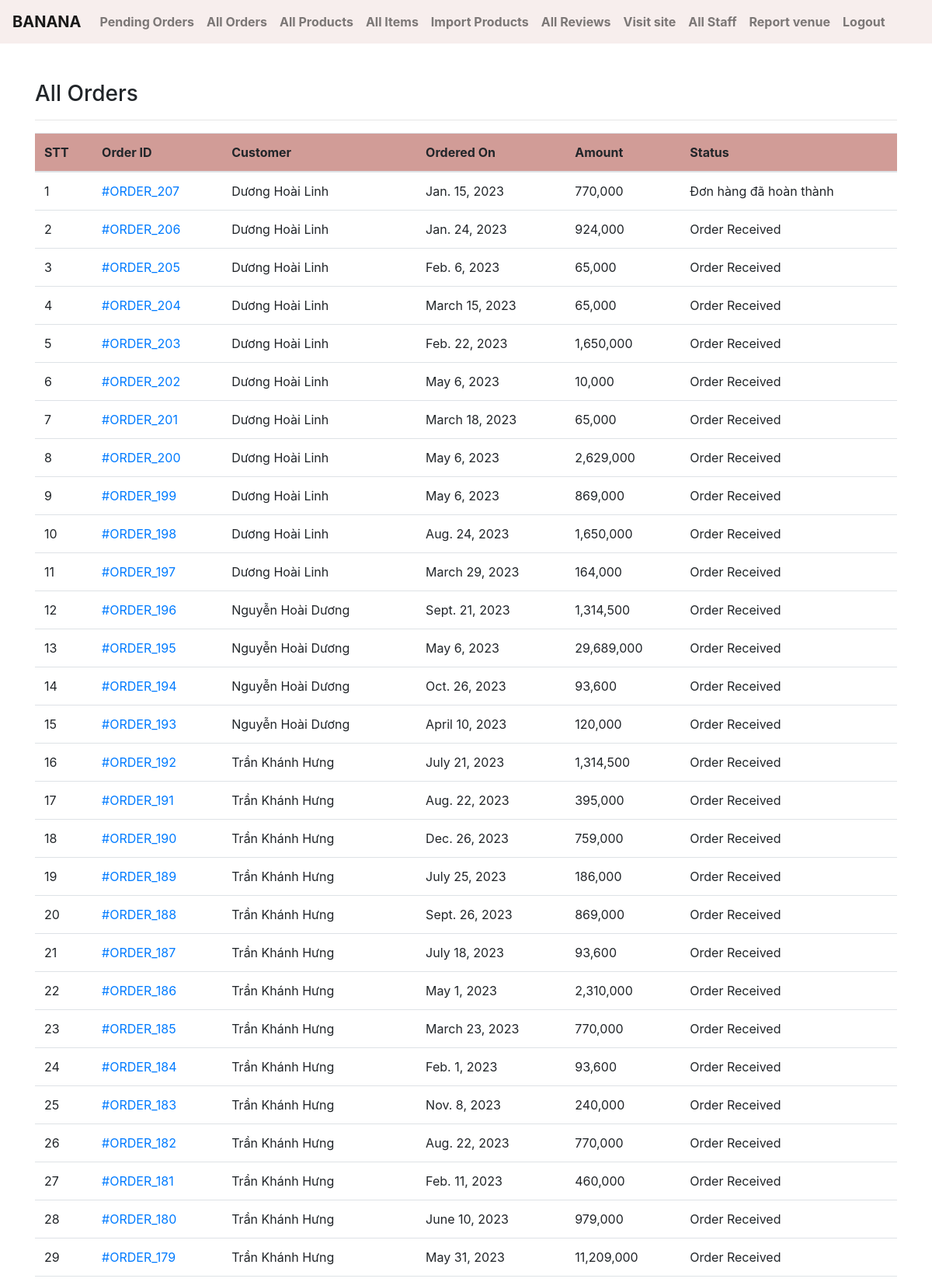
Page /admin-all-orders/ (signed in, upper part) on the committed database.
### ecomapp/models.py (models this page shows, shortened)
class Order(models.Model):
    id = models.AutoField(db_column='ID', primary_key=True)  # Field name made lowercase.
    paymentid = models.ForeignKey('Payment', models.CASCADE, db_column='PaymentID')  # Field name made lowercase.
    customerid = models.ForeignKey(Customer, models.CASCADE, db_column='CustomerID')  # Field name made lowercase.
    shippingaddressid = models.ForeignKey('Shippingaddress', models.CASCADE, db_column='ShippingAddressID',blank=True, null=True)
    time = models.DateField(db_column='Time', blank=True, null=True)  # Field name made lowercase.
    status = models.CharField(db_column='Status', max_length=255, blank=True, null=True)  # Field name made lowercase.
    date_shipping = models.DateField(db_column='DateShipping', blank=True, null=True)
    delayshipnote = models.CharField(db_column='DelayShipNote', max_length=255, blank=True, null=True)
    shippingmethod = models.CharField(db_column='ShippingMethod', max_length=255, blank=True, null=True)
    class Meta:
        db_table = 'order'
    @property
    def cost_all_items(self):
        sum = 0
        for orderitem in Orderitem.objects.filter(orderid__id = self.id):
            sum += orderitem.count * orderitem.itemid.price
        return sum
    @property
    def cost_shipping(self):
        costship = 0
        if self.cost_all_items >= 500000:
            costship  = 0
        else:
            if self.shippingmethod =='Fast':
                costship  = 20000
            elif self.shippingmethod =='Normal':
                costship =  10000
        return costship
    @property
    def total(self):
        sum = self.cost_all_items+ self.cost_shipping
        return sum

class Customer(models.Model):
        id = models.AutoField(db_column='ID', primary_key=True)  # Field name made lowercase.
        userid = models.OneToOneField("Users", models.CASCADE, db_column='CustomerID', blank=True, null=True)
        typecustomer = models.CharField(db_column='TypeCustomer', max_length=255, blank=True, null=True)
        class Meta:
            db_table = 'customer'

class Users(models.Model):
    id = models.AutoField(db_column='ID', primary_key=True)  # Field name made lowercase.
    dateofbirth = models.DateField(db_column='DateOfBirth', blank=True, null=True)  # Field name made lowercase.
    gender = models.CharField(db_column='Gender', max_length=255, blank=True, null=True)  # Field name made lowercase.
    accountid = models.OneToOneField('Account', models.CASCADE, db_column='AccountID', blank=True, null=True)
    contactinfoid = models.OneToOneField('ContactInfo', models.CASCADE, db_column='ContactInfoID', blank=True, null=True)
    fullnameid = models.OneToOneField('FullName', models.CASCADE, db_column='FullNameID', blank=True, null=True)
    addressid = models.OneToOneField('Address', models.CASCADE, db_column='AddressID', blank=True, null=True)
    is_active = models.BooleanField(db_column='IsAcitve', default= True)
    class Meta:
        db_table = 'users'

class Fullname(models.Model):
    id = models.AutoField(db_column='ID', primary_key=True)  # Field name made lowercase.
    firstname = models.CharField(db_column='FirstName', max_length=255, blank=True, null=True)  # Field name made lowercase.
    middlename = models.CharField(db_column='MiddleName', max_length=255, blank=True, null=True)  # Field name made lowercase.
    lastname = models.CharField(db_column='LastName', max_length=255, blank=True, null=True)  # Field name made lowercase.
    class Meta:
        db_table = 'fullname'
    @property
    def fullname(self):
        return f"{self.firstname} {self.middlename} {self.lastname}"

class Orderitem(models.Model):
    id = models.AutoField(db_column='ID', primary_key=True)
    orderid = models.ForeignKey("Order", models.CASCADE, db_column='OrderID')  # Field name made lowercase.
    count = models.IntegerField(blank=True, null=True)
    itemid = models.ForeignKey(Item, models.CASCADE, db_column='ItemID')  # Field name made lowercase.
    class Meta:
        db_table = 'orderitem'

class Item(models.Model):
    id = models.AutoField(db_column='ID', primary_key=True)  # Field name made lowercase.
    productid = models.ForeignKey('Product', models.CASCADE, db_column='ProductID')  # Field name made lowercase.
    price = models.IntegerField(db_column='Price', blank=True, null=True)  # Field name made lowercase.
    description = models.CharField(db_column='Description', max_length=2000, blank=True, null=True)  # Field name made lowercase.
    slug = models.SlugField(unique=True)
    image = models.ImageField(upload_to="products/images/")
    isUpload = models.BooleanField(default=False)
    class Meta:
        db_table = 'item'

### ecomapp/views.py (the view)
# urls.py: path("admin-all-orders/", AdminOrderListView.as_view(), name="adminorderlist"),
class AdminOrderListView(AdminRequiredMixin, ListView):
    template_name = "adminpages/adminorderlist.html"
    queryset = Order.objects.all().order_by("-id")
    context_object_name = "allorders"

### ecomapp/views.py (called while the page is built)
    def dispatch(self, request, *args, **kwargs):
        if request.user.is_authenticated and Staffs.objects.filter(userid__accountid__user = request.user).exists() and Users.objects.filter(accountid__user = request.user, is_active = True).exists():
            pass
        else:
            return redirect("/admin-login/")
        return super().dispatch(request, *args, **kwargs)

### templates/adminpages/adminorderlist.html (shortened to what this page needs)
{% extends 'adminpages/adminbase.html' %}
{% load humanize %}
{% block content %}
    {% if request.user.account.users.staffs.position == "Manager" or  request.user.account.users.staffs.position == "Sale Staff" %}
    <div class="container" style="padding-top: 3rem">
        <div class="row">
            <div class="col-md-12">
                <h3>All Orders</h3><hr>
                <table class="table table-hover">
                    <thead style="background-color: #D19C97">
                        <tr>
                            <th class="align-middle" scope="col">STT</th>
                            <th class="align-middle" scope="col">Order ID </th>
                            <th class="align-middle" scope="col">Customer</th>
                            <th class="align-middle" scope="col">Ordered On</th>
                            <th class="align-middle" scope="col">Amount</th>
                            <th class="align-middle" scope="col">Status</th>
                        </tr>
                    </thead>
                    <tbody>
                        {% for order in allorders %}
                        <tr>
                            <td class="align-middle" scope="row">{{forloop.counter}}</td>
                            <td class="align-middle"><a href="{% url 'ecomapp:adminorderdetail' order.id %}">#ORDER_{{order.id}}</a></td>
                            <td class="align-middle">{{order.customerid.userid.fullnameid.fullname}}</td>
                            <td class="align-middle">{{order.time}}</td>
                            <td class="align-middle">{{order.total|intcomma}}</td>
                            <td class="align-middle">{{order.status}}</td>
                        </tr>
                        {% endfor %}
                    </tbody>
                </table>
            </div>
        </div>
    </div>
    {% else %}
        <p> Không có quyền truy cập </p>
    {% endif%}
{% endblock %}

### rows in the picture
Order: id "207", customerid.userid.fullnameid.fullname "Dương Hoài Linh", time "Jan. 15, 2023", total "770,000", status "Đơn hàng đã hoàn thành"
Order: id "206", customerid.userid.fullnameid.fullname "Dương Hoài Linh", time "Jan. 24, 2023", total "924,000", status "Order Received"
Order: id "205", customerid.userid.fullnameid.fullname "Dương Hoài Linh", time "Feb. 6, 2023", total "65,000", status "Order Received"
Order: id "204", customerid.userid.fullnameid.fullname "Dương Hoài Linh", time "March 15, 2023", total "65,000", status "Order Received"
Order: id "203", customerid.userid.fullnameid.fullname "Dương Hoài Linh", time "Feb. 22, 2023", total "1,650,000", status "Order Received"
Order: id "202", customerid.userid.fullnameid.fullname "Dương Hoài Linh", time "May 6, 2023", total "10,000", status "Order Received"
Order: id "201", customerid.userid.fullnameid.fullname "Dương Hoài Linh", time "March 18, 2023", total "65,000", status "Order Received"
Order: id "200", customerid.userid.fullnameid.fullname "Dương Hoài Linh", time "May 6, 2023", total "2,629,000", status "Order Received"
Order: id "199", customerid.userid.fullnameid.fullname "Dương Hoài Linh", time "May 6, 2023", total "869,000", status "Order Received"
Order: id "198", customerid.userid.fullnameid.fullname "Dương Hoài Linh", time "Aug. 24, 2023", total "1,650,000", status "Order Received"
Order: id "197", customerid.userid.fullnameid.fullname "Dương Hoài Linh", time "March 29, 2023", total "164,000", status "Order Received"
Order: id "196", customerid.userid.fullnameid.fullname "Nguyễn Hoài Dương", time "Sept. 21, 2023", total "1,314,500", status "Order Received"
Order: id "195", customerid.userid.fullnameid.fullname "Nguyễn Hoài Dương", time "May 6, 2023", total "29,689,000", status "Order Received"
Order: id "194", customerid.userid.fullnameid.fullname "Nguyễn Hoài Dương", time "Oct. 26, 2023", total "93,600", status "Order Received"
Order: id "193", customerid.userid.fullnameid.fullname "Nguyễn Hoài Dương", time "April 10, 2023", total "120,000", status "Order Received"
Order: id "192", customerid.userid.fullnameid.fullname "Trần Khánh Hưng", time "July 21, 2023", total "1,314,500", status "Order Received"
Order: id "191", customerid.userid.fullnameid.fullname "Trần Khánh Hưng", time "Aug. 22, 2023", total "395,000", status "Order Received"
Order: id "190", customerid.userid.fullnameid.fullname "Trần Khánh Hưng", time "Dec. 26, 2023", total "759,000", status "Order Received"
Order: id "189", customerid.userid.fullnameid.fullname "Trần Khánh Hưng", time "July 25, 2023", total "186,000", status "Order Received"
Order: id "188", customerid.userid.fullnameid.fullname "Trần Khánh Hưng", time "Sept. 26, 2023", total "869,000", status "Order Received"
Order: id "187", customerid.userid.fullnameid.fullname "Trần Khánh Hưng", time "July 18, 2023", total "93,600", status "Order Received"
Order: id "186", customerid.userid.fullnameid.fullname "Trần Khánh Hưng", time "May 1, 2023", total "2,310,000", status "Order Received"
Order: id "185", customerid.userid.fullnameid.fullname "Trần Khánh Hưng", time "March 23, 2023", total "770,000", status "Order Received"
Order: id "184", customerid.userid.fullnameid.fullname "Trần Khánh Hưng", time "Feb. 1, 2023", total "93,600", status "Order Received"
Order: id "183", customerid.userid.fullnameid.fullname "Trần Khánh Hưng", time "Nov. 8, 2023", total "240,000", status "Order Received"
Order: id "182", customerid.userid.fullnameid.fullname "Trần Khánh Hưng", time "Aug. 22, 2023", total "770,000", status "Order Received"
Order: id "181", customerid.userid.fullnameid.fullname "Trần Khánh Hưng", time "Feb. 11, 2023", total "460,000", status "Order Received"
Order: id "180", customerid.userid.fullnameid.fullname "Trần Khánh Hưng", time "June 10, 2023", total "979,000", status "Order Received"
Order: id "179", customerid.userid.fullnameid.fullname "Trần Khánh Hưng", time "May 31, 2023", total "11,209,000", status "Order Received"
